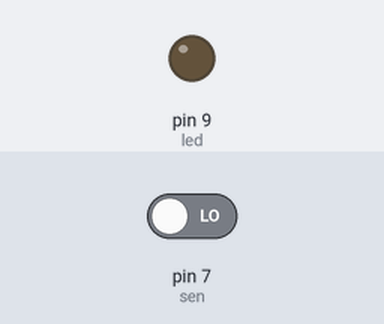
This sketch was run on a simulated Arduino Uno, built with avr-gcc and run on an emulated ATmega328P. Shown: output pins drawn as LEDs (lit = HIGH). Dashed ring = blinking. Inputs (shaded band) come from the test bench; at power-on: pin 7 (sen) LOW.

Above: at 1.2 s.
1.3 s: pin 7 (sen) driven HIGH
At 4.2 s:
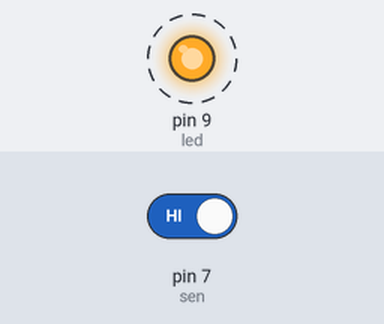
4.3 s: pin 7 (sen) driven LOW
At 5.3 s:
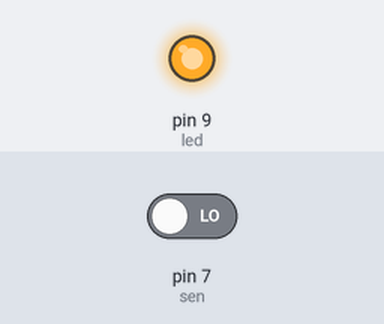
Timing chart, 0 to 7.3 s (numbered marks = the images above; inputs shaded):
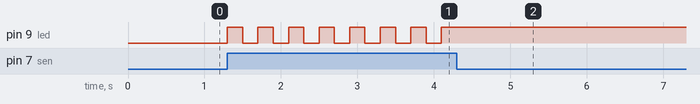

Measured:
- after the input at 1.3 s, pin 9 (led): alternates HIGH for 0.20 s and LOW for 0.20 s, starting at once
- after the input at 4.3 s, pin 9 (led): stops changing and stays HIGH

The sketch:

clappe.ino
```cpp
int sen = 7;
int led =9;
String ledstate ="off";
void setup() {
  // put your setup code here, to run once:
pinMode(sen,INPUT);
pinMode(led,OUTPUT);
}

void loop() {
  // put your main code here, to run repeatedly:

if(digitalRead(sen)==1)
{
    if(ledstate=="off")
    {
       digitalWrite(led,HIGH);
       ledstate ="on";
    }
   else if (ledstate=="on")
    {
      digitalWrite(led,LOW);
      ledstate ="off";
    }
    delay(200);

}

}
```
